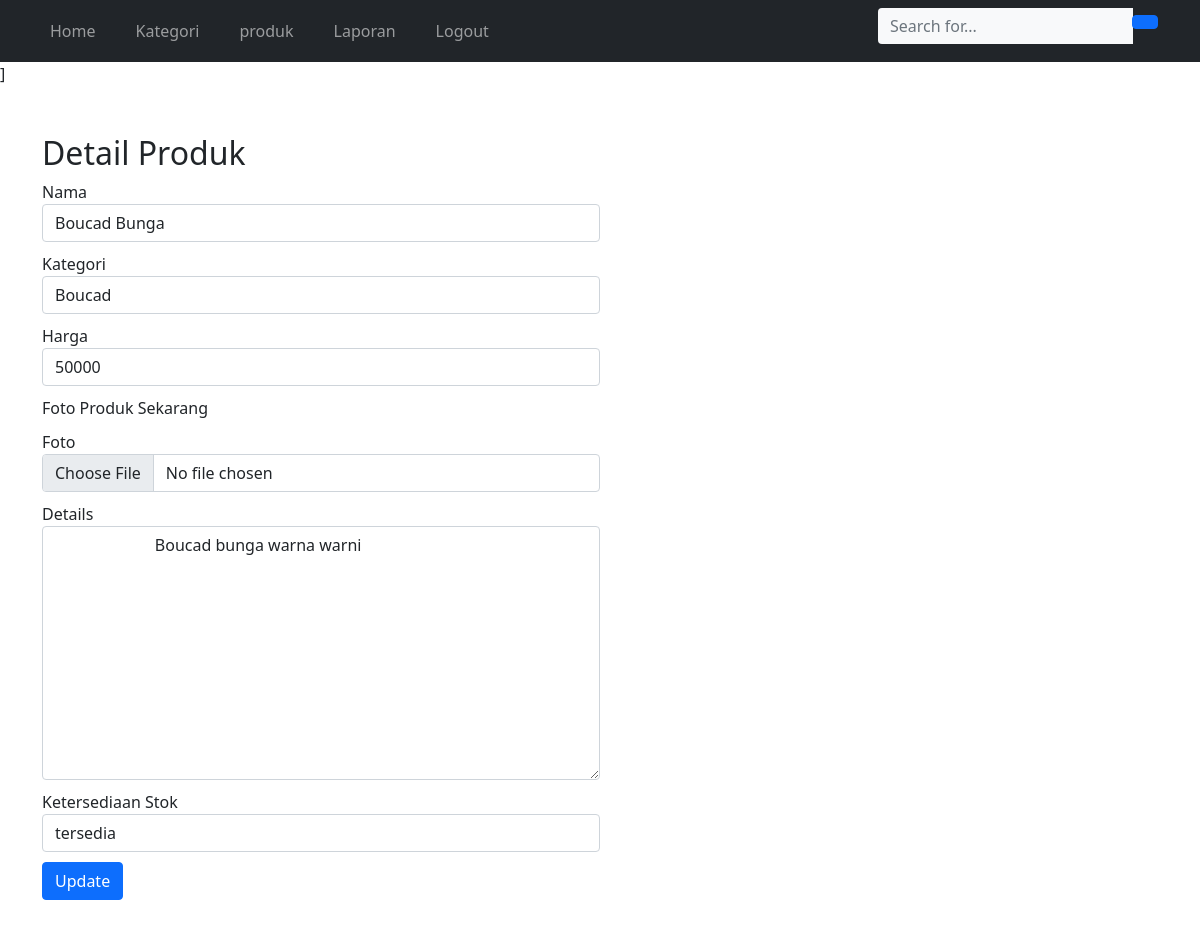
The page /adminpanel/produk-detail.php?id=1 (signed in) on the database its author committed.
### tables this page shows
CREATE TABLE `produk` (
  `id_produk` int(11) NOT NULL,
  `kategori_id` int(11) DEFAULT NULL,
  `nama` varchar(255) DEFAULT NULL,
  `harga` double DEFAULT NULL,
  `foto` varchar(255) DEFAULT NULL,
  `detail` text DEFAULT NULL,
  `stok` enum('habis','tersedia') DEFAULT 'tersedia'
);

CREATE TABLE `kategori` (
  `id_kategori` int(11) NOT NULL,
  `nama` varchar(255) NOT NULL
);

### adminpanel/produk-detail.php (the view, shortened to what this page needs)
<?php
require "koneksi.php";
$id = $_GET['id'];
$query = mysqli_query($con, "SELECT a.*, b.nama AS nama_kategori FROM produk a JOIN kategori b ON a.kategori_id=b.id_kategori WHERE a.id_produk='$id'");
$data = mysqli_fetch_array($query);
?>
<!DOCTYPE html>
<html lang="en">
<head>
    <link rel="stylesheet" href="../bootstrap/css/bootstrap.min.css">
</head>
<body>
    <?php require "navbar.php"; ?>]
    <div class="container mt-5">
        <h2>Detail Produk</h2>
        <div class="col-12 col-md-6 mb-5">
            <form action="" method="post" enctype="multipart/form-data">
                <div>
                    <label for="nama">Nama</label>
                    <input type="text" name="nama" value="<?php echo $data['nama']; ?>" id="nama" class="form-control" autocomplete="off" required>
                </div>
                <div>
                    <label for="kategori">Kategori</label>
                    <select name="kategori" id="kategori" class="form-control" required>
                        <option value="<?php echo $data['kategori_id']; ?>"><?php echo $data['nama_kategori']; ?></option>
                    </select>
                </div>
                <div>
                    <label for="harga">Harga</label>
                    <input type="number" class="form-control" name="harga" value="<?php echo $data['harga']; ?>" required>
                </div>
                <div>
                    <label for="currentFoto">Foto Produk Sekarang</label>
                </div>
                <div>
                    <label for="foto">Foto</label>
                    <input type="file" name="foto" id="foto" class="form-control">
                </div>
                <div>
                    <label for="detail">Details</label>
                    <textarea name="detail" id="detail" cols="30" rows="10" class="form-control">
                        <?php echo $data['detail']; ?>
                    </textarea>
                </div>
                <div>
                    <label for="ketersediaan_stok">Ketersediaan Stok</label>
                    <select name="ketersediaan_stok" id="ketersediaan_stok" class="form-control">
                        <option value="<?php $data['stok']; ?>"><?php echo $data['stok']; ?></option>
                    </select>
                </div>
                <div>
                    <button type="submit" class="btn btn-primary" name="update">Update</button>
                </div>
            </form>
        </div>
    </div>
</body>
</html>

### adminpanel/produk-detail.php (style rules this page uses)
form div { margin-bottom: 10px; }

### rows shown on the page
produk: nama "Boucad Bunga", kategori "Boucad", harga "50000", detail "Boucad bunga warna warni", ketersediaan_stok "tersedia"
